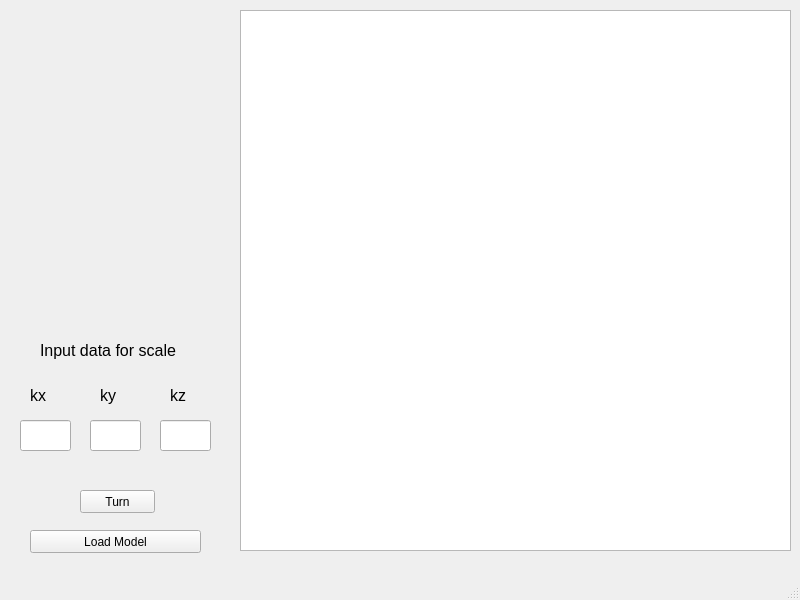
<?xml version="1.0" encoding="UTF-8"?>
<ui version="4.0">
 <class>MainWindow</class>
 <widget class="QMainWindow" name="MainWindow">
  <property name="geometry">
   <rect>
    <x>0</x>
    <y>0</y>
    <width>800</width>
    <height>600</height>
   </rect>
  </property>
  <property name="windowTitle">
   <string>MainWindow</string>
  </property>
  <widget class="QWidget" name="centralwidget">
   <widget class="QGraphicsView" name="graphicsView">
    <property name="geometry">
     <rect>
      <x>240</x>
      <y>10</y>
      <width>551</width>
      <height>541</height>
     </rect>
    </property>
   </widget>
   <widget class="QPushButton" name="pushButton">
    <property name="geometry">
     <rect>
      <x>80</x>
      <y>490</y>
      <width>75</width>
      <height>23</height>
     </rect>
    </property>
    <property name="text">
     <string>Turn</string>
    </property>
   </widget>
   <widget class="QLabel" name="label">
    <property name="geometry">
     <rect>
      <x>40</x>
      <y>320</y>
      <width>171</width>
      <height>61</height>
     </rect>
    </property>
    <property name="text">
     <string>&lt;html&gt;&lt;head/&gt;&lt;body&gt;&lt;p&gt;&lt;span style=&quot; font-size:12pt;&quot;&gt;Input data for scale&lt;/span&gt;&lt;/p&gt;&lt;/body&gt;&lt;/html&gt;</string>
    </property>
   </widget>
   <widget class="QLineEdit" name="lineEdit">
    <property name="geometry">
     <rect>
      <x>20</x>
      <y>420</y>
      <width>51</width>
      <height>31</height>
     </rect>
    </property>
   </widget>
   <widget class="QLineEdit" name="lineEdit_2">
    <property name="geometry">
     <rect>
      <x>90</x>
      <y>420</y>
      <width>51</width>
      <height>31</height>
     </rect>
    </property>
   </widget>
   <widget class="QLineEdit" name="lineEdit_3">
    <property name="geometry">
     <rect>
      <x>160</x>
      <y>420</y>
      <width>51</width>
      <height>31</height>
     </rect>
    </property>
   </widget>
   <widget class="QLabel" name="label_2">
    <property name="geometry">
     <rect>
      <x>30</x>
      <y>380</y>
      <width>41</width>
      <height>31</height>
     </rect>
    </property>
    <property name="text">
     <string>&lt;html&gt;&lt;head/&gt;&lt;body&gt;&lt;p&gt;&lt;span style=&quot; font-size:12pt;&quot;&gt;kx&lt;/span&gt;&lt;/p&gt;&lt;/body&gt;&lt;/html&gt;</string>
    </property>
   </widget>
   <widget class="QLabel" name="label_3">
    <property name="geometry">
     <rect>
      <x>100</x>
      <y>380</y>
      <width>41</width>
      <height>31</height>
     </rect>
    </property>
    <property name="text">
     <string>&lt;html&gt;&lt;head/&gt;&lt;body&gt;&lt;p&gt;&lt;span style=&quot; font-size:12pt;&quot;&gt;ky&lt;/span&gt;&lt;/p&gt;&lt;/body&gt;&lt;/html&gt;</string>
    </property>
   </widget>
   <widget class="QLabel" name="label_4">
    <property name="geometry">
     <rect>
      <x>170</x>
      <y>380</y>
      <width>41</width>
      <height>31</height>
     </rect>
    </property>
    <property name="text">
     <string>&lt;html&gt;&lt;head/&gt;&lt;body&gt;&lt;p&gt;&lt;span style=&quot; font-size:12pt;&quot;&gt;kz&lt;/span&gt;&lt;/p&gt;&lt;/body&gt;&lt;/html&gt;</string>
    </property>
   </widget>
   <widget class="QPushButton" name="pushButton_2">
    <property name="geometry">
     <rect>
      <x>30</x>
      <y>530</y>
      <width>171</width>
      <height>23</height>
     </rect>
    </property>
    <property name="text">
     <string>Load Model</string>
    </property>
   </widget>
  </widget>
  <widget class="QMenuBar" name="menubar">
   <property name="geometry">
    <rect>
     <x>0</x>
     <y>0</y>
     <width>800</width>
     <height>21</height>
    </rect>
   </property>
  </widget>
  <widget class="QStatusBar" name="statusbar"/>
 </widget>
 <resources/>
 <connections/>
</ui>
